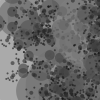
Frame 1 (no input)
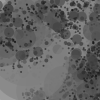
Frame 2 (the mouse pressed at the canvas centre, redrawn once)

The Processing sketch that drew these frames (run headless with seeded random() and noise(); the mouse was pressed at the canvas centre and the sketch redrawn once):

// Processing sketch: Random_Circles
// ── Random_Circles.pde
int x = 63; // X-coordinate
int y = 50; // Y-coordinate
int r = 80; // Starting radius
int n = 7; // Number of recursions
int rs = 12; // Random seed value

void setup() {
  size(100, 100);
  noStroke();
  smooth();
  noLoop();
  randomSeed(rs);
}

void draw() {
  drawCircle(x, y, r, n);
}

void drawCircle(float x, float y, int radius, int num) {
  float value = 126 * num / 6.0;
  fill(value, 153);
  ellipse(x, y, radius*2, radius*2);
    if (num > 1) {
      num = num - 1;
      int branches = int(random(2, 6));
        for (int i = 0; i < branches; i++) {
          float a = random(0, TWO_PI);
          float newx = x + cos(a) * 6.0 * num;
          float newy = y + sin(a) * 6.0 * num;
          drawCircle(newx, newy, radius/2, num);
         }
      }
}
